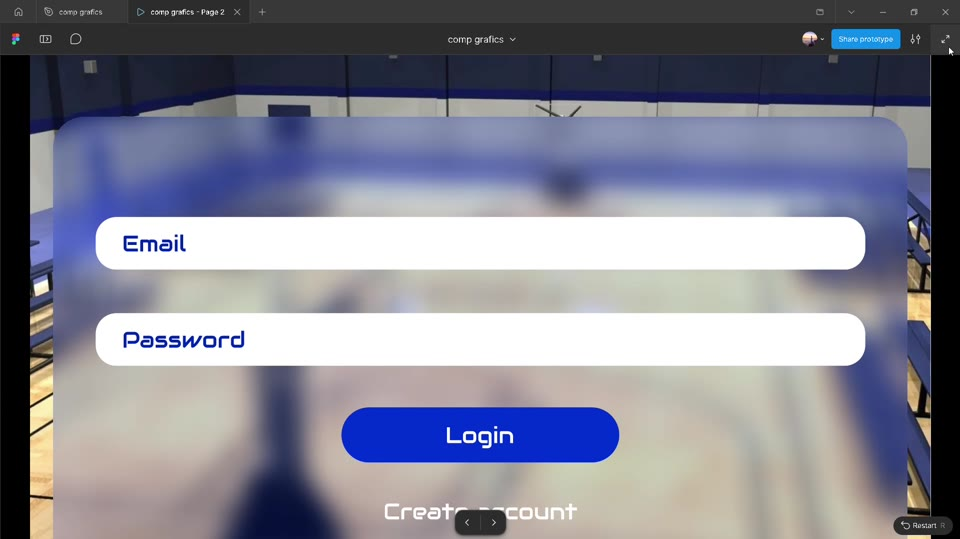
#> input picture work/video_frames/frame-001.jpg, 960 x 539 px; its folder holds only this picture in this run
$ python make_contact.py
#> lines starting #> are read from the running program, lines starting #| are printed output that depends on the picture
from PIL import Image, ImageDraw
from pathlib import Path
p = Path('work/video_frames')
fs = sorted(p.glob('frame-*.jpg'))
W, H = 480, 270
cols = 4
sheet = Image.new('RGB', (W * cols, (H + 24) * ((len(fs) + cols - 1) // cols)), (240,240,240))
#> sheet: PIL image 1920x294 RGB; every value is 240
d = ImageDraw.Draw(sheet)
for i, f in enumerate(fs):
    im = Image.open(f).resize((W,H))
    x, y = (i % cols) * W, (i // cols) * (H+24)
    sheet.paste(im, (x,y))
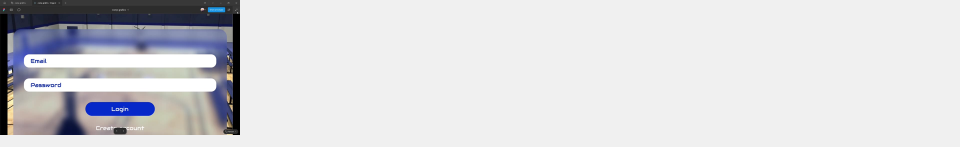
#> sheet: PIL image 1920x294 RGB (shown at 1/2 size); mean R, G, B 215.2, 215.4, 218.6
    d.text((x+7,y+H+4), f'{i*2}s', fill=(0,0,0))
sheet.save(p/'contact.jpg', quality=90)
print('frames', len(fs), 'contact', p/'contact.jpg')

$ run again, on work/video_frames/frame-005.jpg
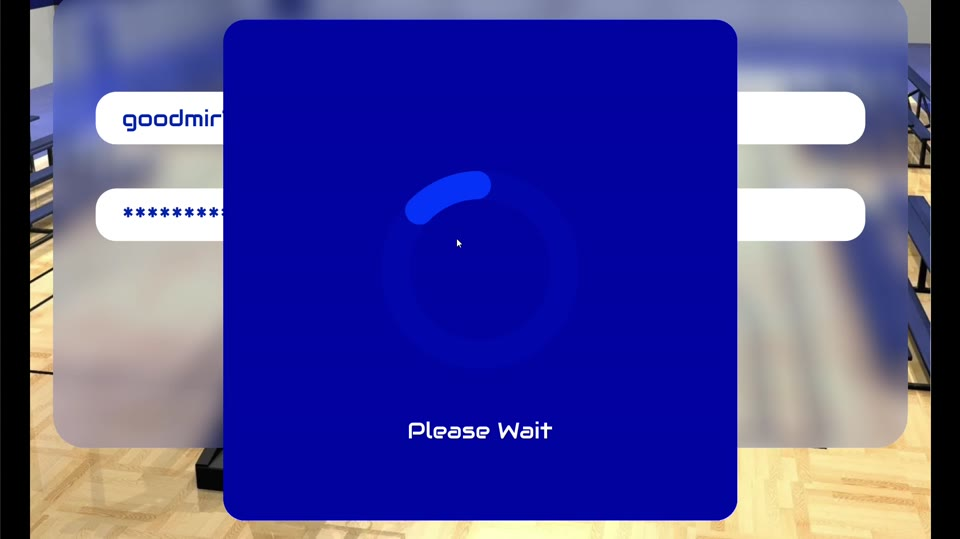
#> input picture work/video_frames/frame-005.jpg, 960 x 539 px
#> `sheet.paste(im, (x,y))`:
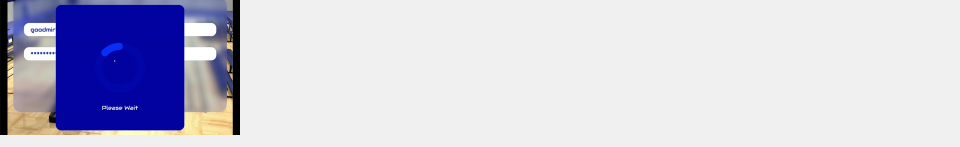
#> sheet: PIL image 1920x294 RGB (shown at 1/2 size); mean R, G, B 202.6, 202, 219.8

$ run again, on work/video_frames/frame-006.jpg
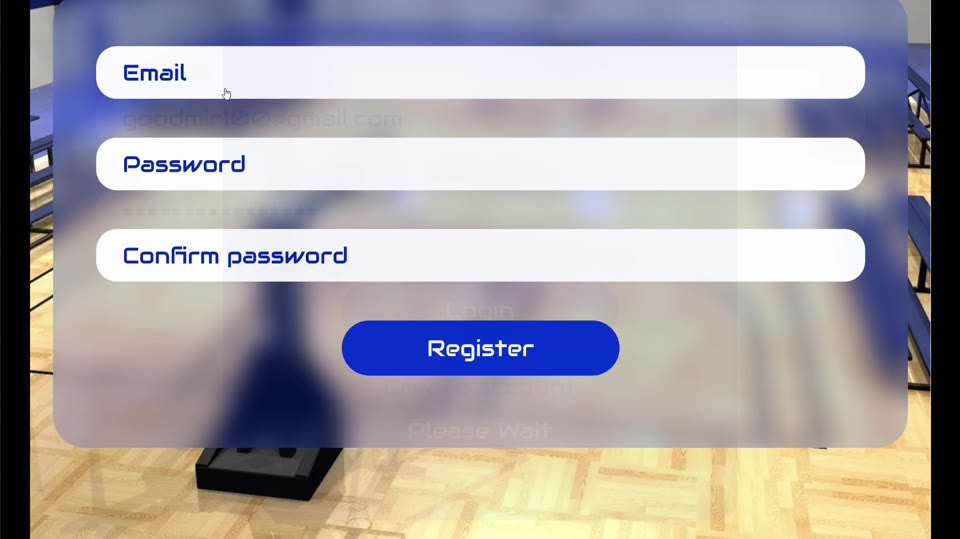
#> input picture work/video_frames/frame-006.jpg, 960 x 539 px
#> `sheet.paste(im, (x,y))`:
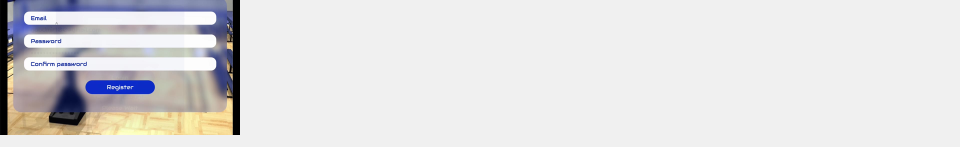
#> sheet: PIL image 1920x294 RGB (shown at 1/2 size); mean R, G, B 223.4, 222.5, 223.2

$ run again, on work/video_frames/frame-002.jpg
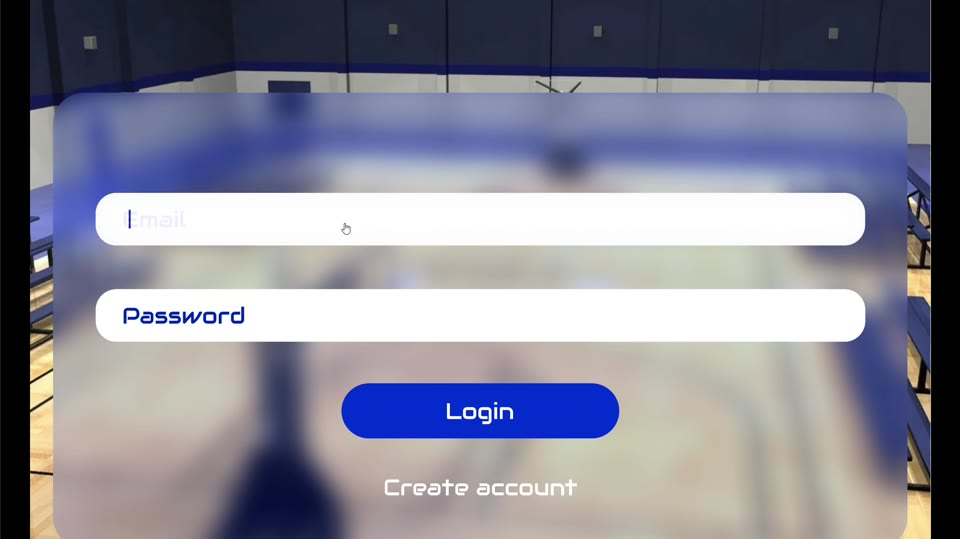
#> input picture work/video_frames/frame-002.jpg, 960 x 539 px
#> `sheet.paste(im, (x,y))`:
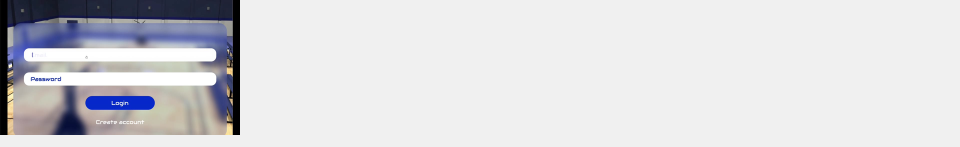
#> sheet: PIL image 1920x294 RGB (shown at 1/2 size); mean R, G, B 216, 216.1, 219.4
